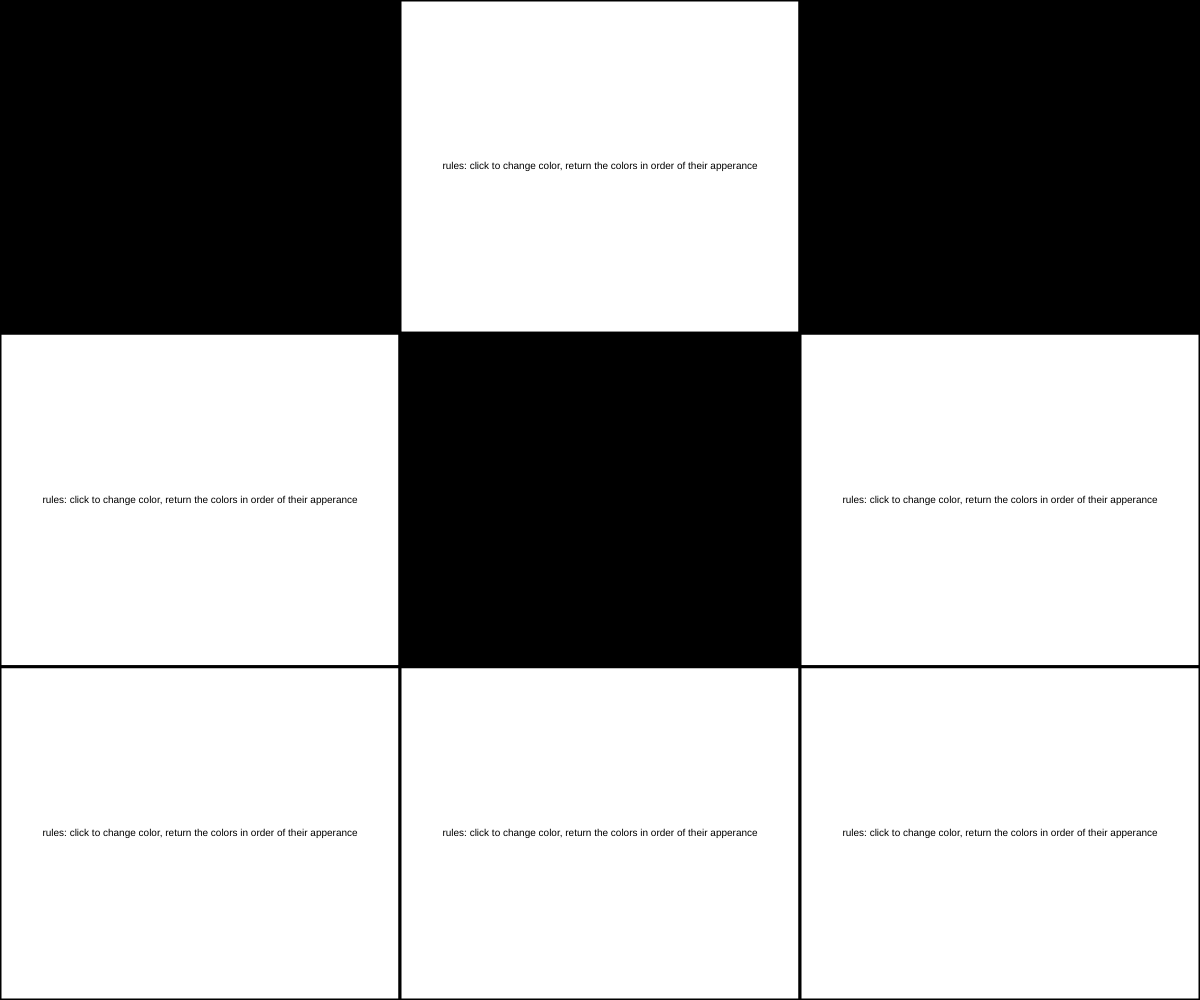
Frame 1 (no input)
Frame 60 (no input): identical to frame 1, image omitted
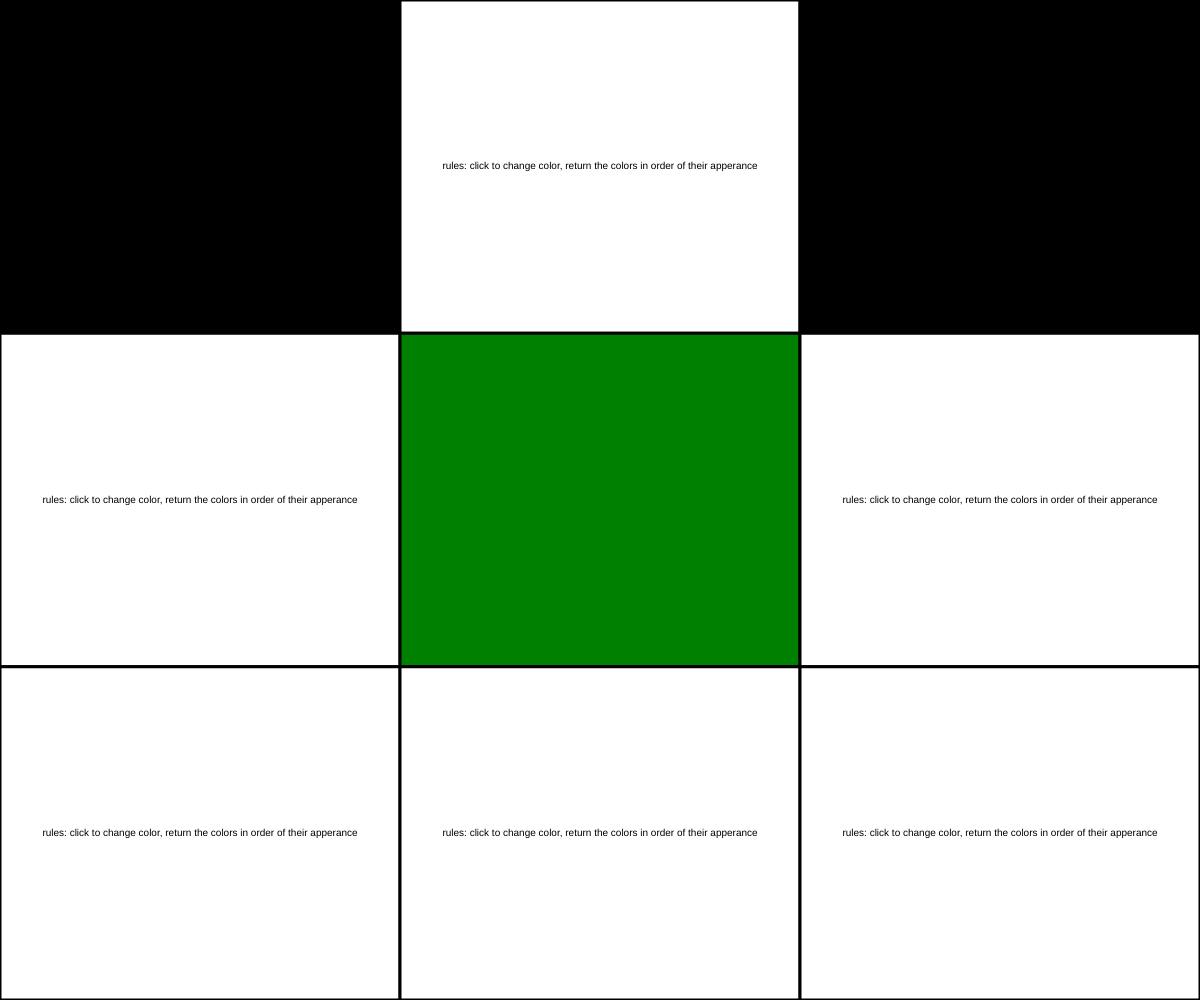
Frame 120 (the mouse pressed at the canvas centre since frame 60)

The p5.js sketch that drew these frames (run headless with seeded random() and noise() and a simulated clock; from frame 60 on, the mouse is pressed at the canvas centre):

// p5.js sketch
// ── sketch.js
// grid based game
// Quinten Smith

let grid;
let gridSize = 3;
let cellWidth, cellHeight;

function setup() {
  createCanvas(windowWidth, windowHeight);
  cellWidth = width/gridSize;
  cellHeight = height/gridSize;
  grid = createRandom2DArray(gridSize,gridSize);

}

function draw() {
  background(220);
  displayGrid();
  
}
function displayGrid() {
  for (let y=0; y<gridSize; y++) {
    for (let x=0; x<gridSize; x++) {
      if (grid[y][x] === 0) {
        fill("green");
        //fill(random(255),random(255),random(255));
      }
      if (grid[y][x] === 1) {
        fill("blue");
      }
      if (grid[y][x] === 9) {
        fill("red");
      }
      if (grid[y][x]===2){
        fill("yellow");
      }
      if (grid[y][x]===3){
        fill("white");
      }
      if (grid[y][x]===4){
        fill("black");
      }
      strokeWeight(3);
      rect(x*cellWidth, y*cellHeight, cellWidth, cellHeight);
      if (grid[y][x]===3){
        fill("black");
        textSize(cellWidth/40);
        textAlign(CENTER,CENTER);
        text("rules: click to change color, return the colors in order of their apperance", x*cellWidth +cellWidth/2,y*cellHeight+cellHeight/2);
      }
      
    }
  }
}

function createEmpty2DArray(rows, cols) {
  let board = [];
  for (let y=0; y<rows; y++) {
    board.push([]);
    for (let x=0; x<cols; x++) {
      board[y].push(0);
    }
  }
  return board;
}
function mousePressed(){
  let cellWidth= width/gridSize;
  let cellHeight = height/gridSize;
  
  let cellx = Math.floor(mouseX/cellWidth);
  let celly= Math.floor(mouseY/cellHeight);

  if(grid[celly][cellx]===1){
    grid[celly][cellx]=9;  
  }
  else if (grid[celly][cellx]===0){
    grid[celly][cellx]=1;
  }
  else if (grid[celly][cellx]===9){
    grid[celly][cellx]=2;
  }
  else if (grid[celly][cellx]===2){
    grid[celly][cellx]=3;
  }
  else if (grid[celly][cellx]===3){
    grid[celly][cellx]=4;
  }
  else if (grid[celly][cellx]===4){
    grid[celly][cellx]=0;
  }
}
function createRandom2DArray(rows,cols){
  let grid=[];
  for (let y=0;y<rows;y++){
    grid.push([]);
    for(let x=0;x<cols;x++){
      if (random(100)<50){
        grid[y].push(3);
      }
      else {
        grid[y].push(4);
      }
    }
  }
  return grid;
}
function keyPressed(){
  if (keyCode===82){
    setup();
  }
  if (keyCode===69){
    grid =createEmpty2DArray(gridSize,gridSize);
  }
}
